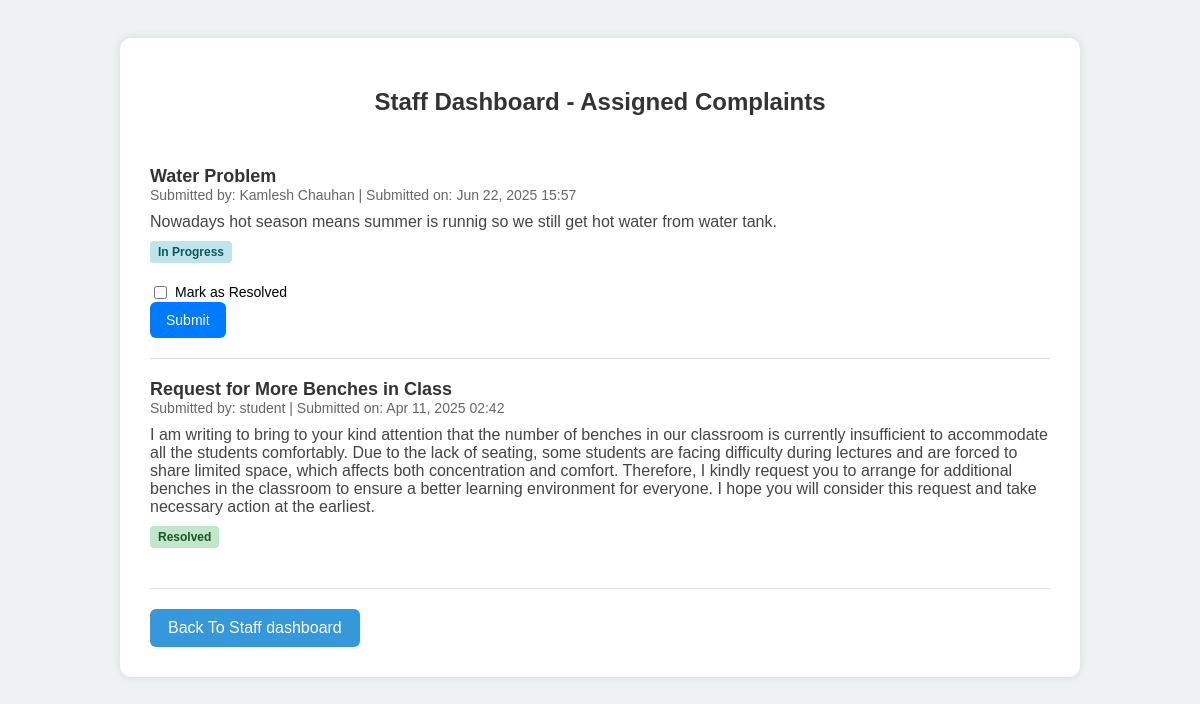
/complaints/dashboard/staff/ (signed in), run on the app's committed database.
### complaints/models.py (models this page shows, shortened)
class Complaint(models.Model):
    STATUS_CHOICES = [
        ('pending', 'Pending'),
        ('in_progress', 'In Progress'),
        ('resolved', 'Resolved'),
    ]
    title = models.CharField(max_length=200)
    description = models.TextField()
    status = models.CharField(max_length=20, choices=STATUS_CHOICES, default='pending')
    submitted_by = models.ForeignKey(User, on_delete=models.CASCADE, related_name='complaints')
    assigned_to = models.ForeignKey(User, null=True, blank=True, on_delete=models.SET_NULL, limit_choices_to={'role': 'staff'}, related_name='assigned_complaints')
    created_at = models.DateTimeField(auto_now_add=True)

### users/models.py (models this page shows, shortened)
class User(models.Model):
    ROLE_CHOICES = (
        ('user', 'User'),
        ('staff', 'Staff'),
        ('admin', 'Admin'),
    )
    name = models.CharField(max_length=100)
    email = models.EmailField(unique=True)
    password = models.CharField(max_length=100)
    role = models.CharField(max_length=10, choices=ROLE_CHOICES, default='user')

### complaints/views.py (the view)
# urls.py: path('dashboard/staff/', views.staff_dashboard_view, name='staff_complaint'),
def staff_dashboard_view(request):
    if request.session.get('user_role') != 'staff':
        return redirect('login')
    staff_id = request.session.get('user_id')
    complaints = Complaint.objects.filter(assigned_to_id=staff_id).order_by('-created_at')
    return render(request, 'staff_complaints.html', {
        'complaints': complaints
    })

### complaints/templates/staff_complaints.html (shortened to what this page needs)
{% load static %}
<!DOCTYPE html>
<html>
<head>
    <link rel="stylesheet" type="text/css" href="{% static 'css/staff_complaints.css' %}">
</head>
<body>
    <div class="container">
        <h2>Staff Dashboard - Assigned Complaints</h2>
        {% if complaints %}
            {% for complaint in complaints %}
                <div class="complaint">
                    <div class="title">{{ complaint.title }}</div>
                    <div class="meta">
                        Submitted by: {{ complaint.submitted_by.name }} |
                        Submitted on: {{ complaint.created_at|date:"M d, Y H:i" }}
                    </div>
                    <div class="desc">{{ complaint.description }}</div>
                    <div class="status {{ complaint.status }}">{{ complaint.get_status_display }}</div>
                    <form method="post" action="{% url 'staff_update_complaint' complaint.id %}">
                        {% if complaint.status != 'resolved' and complaint.status != 'Resolved' %}
                        <div class="checkbox">
                            <input type="checkbox" name="mark_resolved" value="yes" id="resolve{{ complaint.id }}">
                            <label for="resolve{{ complaint.id }}">Mark as Resolved</label>
                        </div>
                        <button type="submit">Submit</button>
                        {% endif %}
                    </form>
                </div>
            {% endfor %}
        {% else %}
            <div class="no-data">No complaints assigned to you.</div>
        {% endif %}
        <a href="{% url 'staff_dashboard' %}" class="back-link">Back To Staff dashboard</a>
    </div>
</body>
</html>

### complaints/static/css/staff_complaints.css (style rules this page uses)
body { font-family: Arial, sans-serif; background-color: #eef2f3; padding: 30px; }
.container { max-width: 900px; margin: auto; background-color: #fff; padding: 30px; border-radius: 12px; box-shadow: 0 0 10px rgba(0,0,0,0.1); }
h2 { text-align: center; margin-bottom: 30px; color: #333; }
.complaint { border-bottom: 1px solid #ddd; padding: 20px 0; }
.title { font-weight: bold; font-size: 18px; color: #333; }
.meta { font-size: 14px; color: #666; }
.desc { margin: 10px 0; color: #444; }
.status { display: inline-block; padding: 4px 8px; border-radius: 4px; font-size: 12px; font-weight: bold; margin-bottom: 10px; }
.in_progress { background-color: #bee5eb; color: #0c5460; }
.resolved { background-color: #c3e6cb; color: #155724; }
form { margin-top: 10px; }
label { font-size: 14px; }
.checkbox { margin-top: 10px; display: flex; align-items: center; }
.checkbox input { margin-right: 8px; }
button { padding: 10px 16px; background-color: #007bff; color: white; border: none; border-radius: 6px; font-size: 14px; cursor: pointer; }
.back-link { display: inline-block; margin-top: 20px; padding: 10px 18px; background-color: #3498db; color: white; text-decoration: none; border-radius: 6px; transition: background-color 0.3s; }

### data on the page
Complaint: title "Water Problem", submitted_by.name "Kamlesh Chauhan", created_at "Jun 22, 2025 15:57", description "Nowadays hot season means summer is runnig so we still get hot water from water tank.", status "In Progress"
Complaint: title "Request for More Benches in Class", submitted_by.name "student", created_at "Apr 11, 2025 02:42", description "I am writing to bring to your kind attention that the number of benches in our classroom is currently insufficient to accommodate all the students comfortably. Due to the lack of seating, some students are facing difficulty during lectures and are forced to share limited space, which affects both concentration and comfort. Therefore, I kindly request you to arrange for additional benches in the classroom to ensure a better learning environment for everyone. I hope you will consider this request and take necessary action at the earliest.", status "Resolved"
